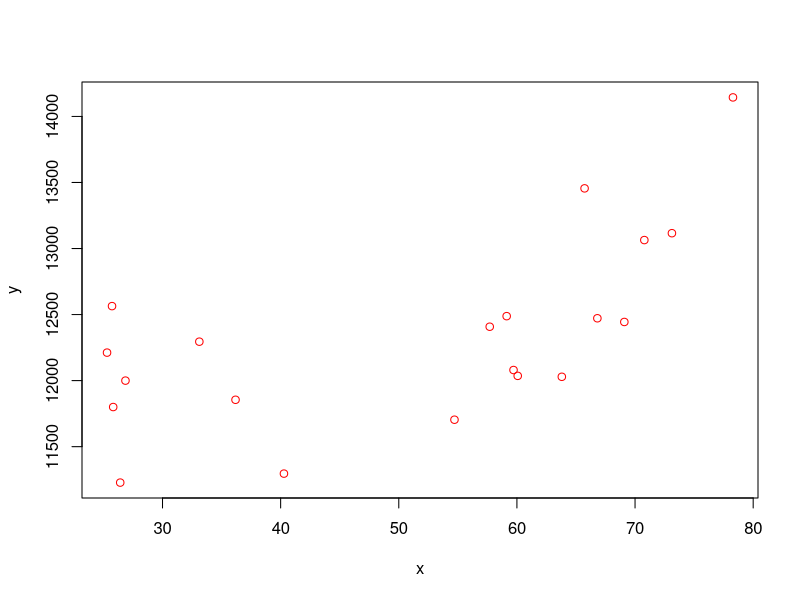
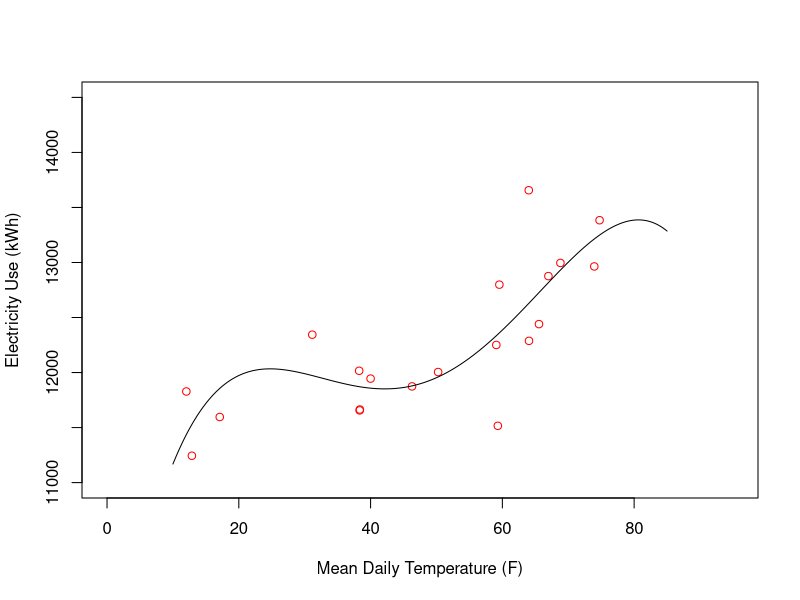

Write R code to recreate these figures, in order.
# 
data <- read.csv("./Data/kWh_vs_Temperature.csv")
train_data <- data[1:20, ] # Take only the first 20 points for training
validation_data <- data[-c(1:20),] # Take all BUT the first 20 points for validation

plot(validation_data, col="Red")
# HEY DON'T ACTUALLY LOOK AT THIS YET!!!
# points(train_data, col="Green")


# Choose Representation
# The representation determines what the final product
# of our machine learning can possibly look like
# In this case, we choose a simple third order polynomial
representation <- function(weights){
  # Args:
  # Weights: a vector of weights that matches the representation
  # Returns:
  # rep: a function of x
  rep <- function(x){
    weights[1] + weights[2]*x + weights[3]*x**2 + 
      weights[4]*x**3 + weights[5]*x**4
  }
  return(rep)
}

# Choose Evaluation Criteria or "Cost Function"
# The cost function is how we compare the large number of
# proposed models. It uses the data we are using for training
# In this case, we make a cost function that requires
# a choice of regularization parameter, lambda
cost <- function(weights, lambda, rep=representation){
  # Args:
  # weights: vector of weights. length must correspond to the representation
  # lambda: scalar value determining how strongly to penalize large weights
  # rep: a function with inputs 'weights' that ouputs a function that is a
  #      linear model of 'x'
  #
  # returns:
  # cost: a scalar value that should represents how bad a set of weights are
  #       for the given representation
  
  # Calculate squared error of prediction at each data point
  predictions <- rep(weights)(train_data$x)
  errors <- train_data$y - predictions
  dataCost <- 0.5*sum(errors**2)
  # Penalty for large weights (excluding the constant term)
  # This is to minimize overfitting
  # We do not penalize the constant term, which is determined by
  # the origin of the data
  weightCost <- lambda*(sum(weights[-1]**2)) #Drop the first weight
  return(dataCost + weightCost)
}

################################################################
# Optimization:
# Start playing with the lambda parameter to see
# how it effects the learned model
################################################################


startGuess <- c(5000,200,-5,5,5,5,5) #Estimate of weights to start optimization

# Create a cost to optimize by partially evaluating
# our cost function
optimizationCost <- function(weights){cost(weights, lambda=0, representation)}
bestFit <- optim(par=startGuess, #starting point for optimization
                 fn=optimizationCost, #function to optimize
                 method="BFGS") #optimization method
print(bestFit$par)
finalModel <- representation(bestFit$par)


#################################
# Plotting to visualize results #
#################################

xValues <- c(seq(10,85,0.1))
yValues <- finalModel(xValues)
fitData <- data.frame(x=xValues,
                      y=yValues)

plot(train_data, col="red", xlim=c(0,95), ylim=c(11000,14500),
     xlab="Mean Daily Temperature (F)",
     ylab="Electricity Use (kWh)")
lines(fitData, col="black")

# Compare with validation data sparingly!
# If you always compare, eventually it becomes training data too
# points(validation_data, col="green")






